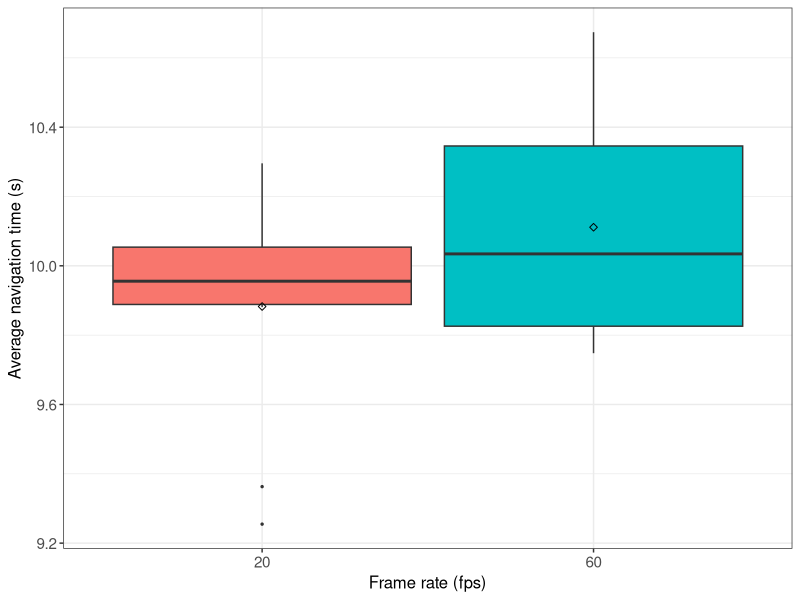

This figure's R source:
## ---- chunk 1
if (!require('tidyverse')) install.packages('tidyverse', dependencies = TRUE); library('tidyverse')
if (!require('ggpubr')) install.packages('ggpubr', dependencies = TRUE); library('ggpubr')
if (!require('rstatix')) install.packages('rstatix', dependencies = TRUE); library('rstatix')
if (!require('ggplot2')) install.packages('ggplot2', dependencies = TRUE); library('ggplot2')
## ---- chunk 2
data <- read.csv(file = '../../raw_data/test_frame_rate/run_table.csv')
data$avg_navigation_time <- (data$avg_goal_sending_delay_ms + data$avg_goal_processing_s*1000 + data$avg_nav_result_delay_ms) / 1000
data <- subset(data, select = c(X__run_id, frame_rate, avg_navigation_time))
data$frame_rate <- as.factor(data$frame_rate)
data$avg_navigation_time <- as.numeric(data$avg_navigation_time)
## ---- chunk 3
data %>%
  group_by(frame_rate) %>%
  get_summary_stats(avg_navigation_time, type = "mean_sd")
## ---- chunk 4
ggplot(data, aes(x = frame_rate, y = avg_navigation_time, fill = frame_rate)) +
  theme_bw() + 
  geom_boxplot(width = 0.9, outlier.size = 0.5) + 
  stat_summary(fun = mean, color = 'black', geom = 'point', shape = 5, size = 1.5) +
  labs(x = "Frame rate (fps)", y = "Average navigation time (s)") +
  theme(legend.position = 'none') +
  theme(
    axis.title.x = element_text(size = 12, family = 'sans'),
    axis.title.y = element_text(size = 12, family = 'sans'),
    axis.text.x = element_text(size = 11, family = 'sans'),
    axis.text.y = element_text(size = 11, family = 'sans')
  )
## ---- chunk 5
data %>% 
  group_by(frame_rate) %>%
  identify_outliers(avg_navigation_time)
## ---- chunk 6
data %>%
  rstatix::wilcox_test(avg_navigation_time ~ frame_rate) %>%
  add_significance()
